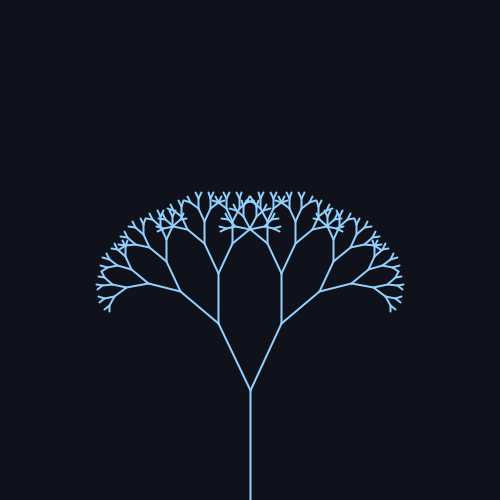
Frame 1 (no input)
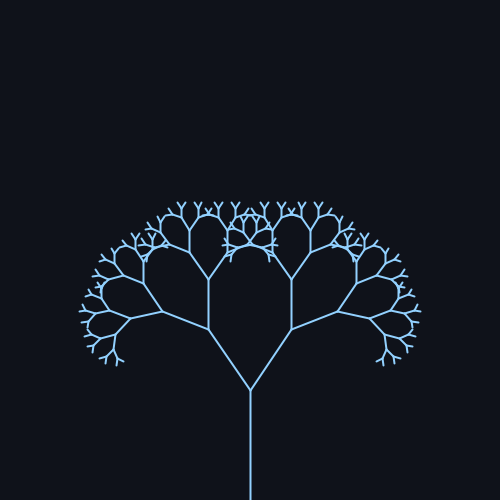
Frame 60 (the mouse pressed at the canvas centre just before this capture)
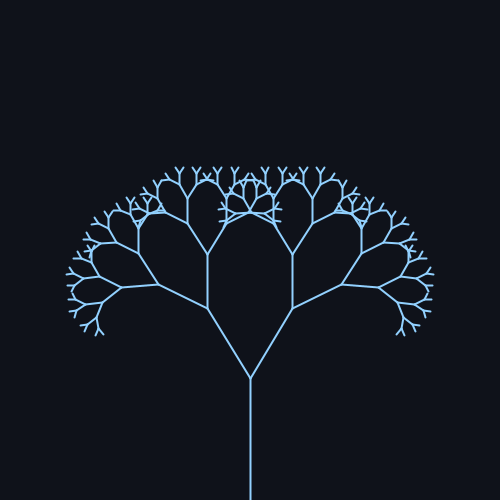
Frame 120 (the mouse held since frame 60 and released just before this capture)

The Processing sketch that drew these frames (run headless with seeded random() and noise(); from frame 60 on, the mouse is pressed at the canvas centre):

// Processing sketch: recursive-tree
// ── recursive-tree.pde
// Recursive Tree
// branch() draws one segment, then calls itself twice to draw two
// smaller branches - the same rule, applied again at a smaller scale.
// It stops calling itself once a branch gets too short: that stopping
// rule is the base case, and it is what keeps the tree finite.

float baseLength = 110;
int branchCalls = 0;
int maxBranchCalls = 4000; // safety net: stop even if a branch barely shrinks

void setup() {
  size(500, 500);
}

void draw() {
  background(15, 18, 26);
  strokeWeight(2);
  stroke(146, 209, 255);

  // The same sin() idea as Simple Waves in Session 04, applied to an
  // angle instead of a height, so the tree sways instead of standing
  // still.
  float angle = radians(25 + sin(frameCount * 0.02) * 10);
  branchCalls = 0;

  pushMatrix();
  translate(width / 2, height);
  branch(baseLength, angle);
  popMatrix();
}

// Draws one branch, then - if it is still long enough - draws two
// smaller branches from its tip. Each of those branches does the same
// thing again, which is why one small rule produces a whole tree.
void branch(float length, float angle) {
  branchCalls++;
  if (branchCalls > maxBranchCalls) return;

  line(0, 0, 0, -length);
  translate(0, -length);

  // Base case: once a branch is this short, stop branching further.
  if (length > 8) {
    pushMatrix();
    rotate(angle);
    branch(length * 0.67, angle);
    popMatrix();

    pushMatrix();
    rotate(-angle);
    branch(length * 0.67, angle);
    popMatrix();
  }
}

// The same click-to-regenerate idea as Shapes Function in Session 05,
// just changing where the tree starts instead of what it draws.
void mousePressed() {
  baseLength = random(70, 150);
}
